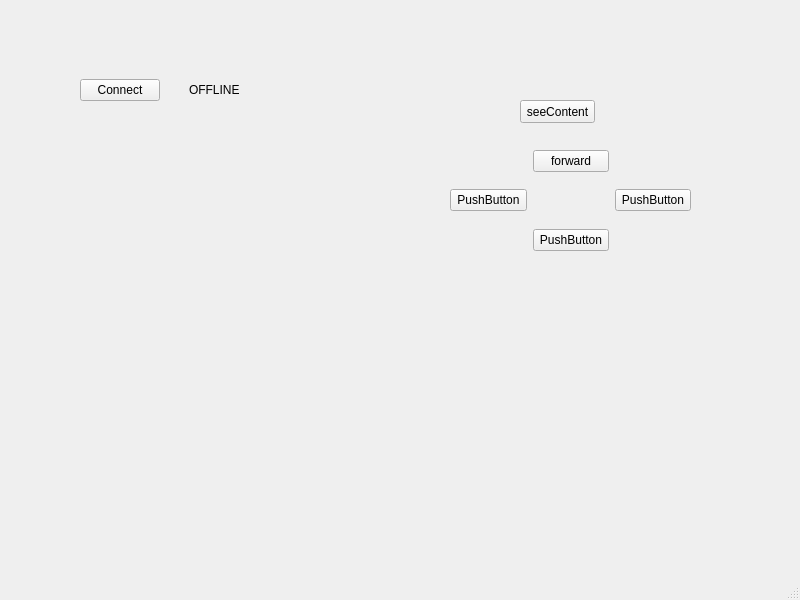
<?xml version="1.0" encoding="UTF-8"?>
<ui version="4.0">
 <class>MainWindow</class>
 <widget class="QMainWindow" name="MainWindow">
  <property name="geometry">
   <rect>
    <x>0</x>
    <y>0</y>
    <width>800</width>
    <height>600</height>
   </rect>
  </property>
  <property name="windowTitle">
   <string>MainWindow</string>
  </property>
  <widget class="QWidget" name="centralwidget">
   <widget class="QPushButton" name="pushButton_2">
    <property name="geometry">
     <rect>
      <x>520</x>
      <y>100</y>
      <width>75</width>
      <height>23</height>
     </rect>
    </property>
    <property name="text">
     <string>seeContent</string>
    </property>
   </widget>
   <widget class="QWidget" name="horizontalLayoutWidget">
    <property name="geometry">
     <rect>
      <x>450</x>
      <y>150</y>
      <width>241</width>
      <height>101</height>
     </rect>
    </property>
    <layout class="QHBoxLayout" name="horizontalLayout">
     <item>
      <widget class="QPushButton" name="BtnLeft">
       <property name="text">
        <string>PushButton</string>
       </property>
      </widget>
     </item>
     <item>
      <layout class="QVBoxLayout" name="verticalLayout">
       <item>
        <widget class="QPushButton" name="BtnForward">
         <property name="text">
          <string>forward</string>
         </property>
        </widget>
       </item>
       <item>
        <spacer name="verticalSpacer">
         <property name="orientation">
          <enum>Qt::Vertical</enum>
         </property>
         <property name="sizeHint" stdset="0">
          <size>
           <width>20</width>
           <height>40</height>
          </size>
         </property>
        </spacer>
       </item>
       <item>
        <widget class="QPushButton" name="BtnReverse">
         <property name="text">
          <string>PushButton</string>
         </property>
        </widget>
       </item>
      </layout>
     </item>
     <item>
      <widget class="QPushButton" name="BtnRight">
       <property name="text">
        <string>PushButton</string>
       </property>
      </widget>
     </item>
    </layout>
   </widget>
   <widget class="QWidget" name="horizontalLayoutWidget_2">
    <property name="geometry">
     <rect>
      <x>80</x>
      <y>50</y>
      <width>160</width>
      <height>80</height>
     </rect>
    </property>
    <layout class="QHBoxLayout" name="horizontalLayout_2">
     <item>
      <widget class="QPushButton" name="pushButton_6">
       <property name="enabled">
        <bool>true</bool>
       </property>
       <property name="text">
        <string>Connect</string>
       </property>
      </widget>
     </item>
     <item>
      <spacer name="horizontalSpacer">
       <property name="orientation">
        <enum>Qt::Horizontal</enum>
       </property>
       <property name="sizeType">
        <enum>QSizePolicy::MinimumExpanding</enum>
       </property>
       <property name="sizeHint" stdset="0">
        <size>
         <width>20</width>
         <height>10</height>
        </size>
       </property>
      </spacer>
     </item>
     <item>
      <widget class="QLabel" name="label">
       <property name="contextMenuPolicy">
        <enum>Qt::NoContextMenu</enum>
       </property>
       <property name="text">
        <string>OFFLINE</string>
       </property>
      </widget>
     </item>
    </layout>
   </widget>
  </widget>
  <widget class="QMenuBar" name="menubar">
   <property name="geometry">
    <rect>
     <x>0</x>
     <y>0</y>
     <width>800</width>
     <height>21</height>
    </rect>
   </property>
  </widget>
  <widget class="QStatusBar" name="statusbar"/>
 </widget>
 <resources/>
 <connections/>
</ui>
